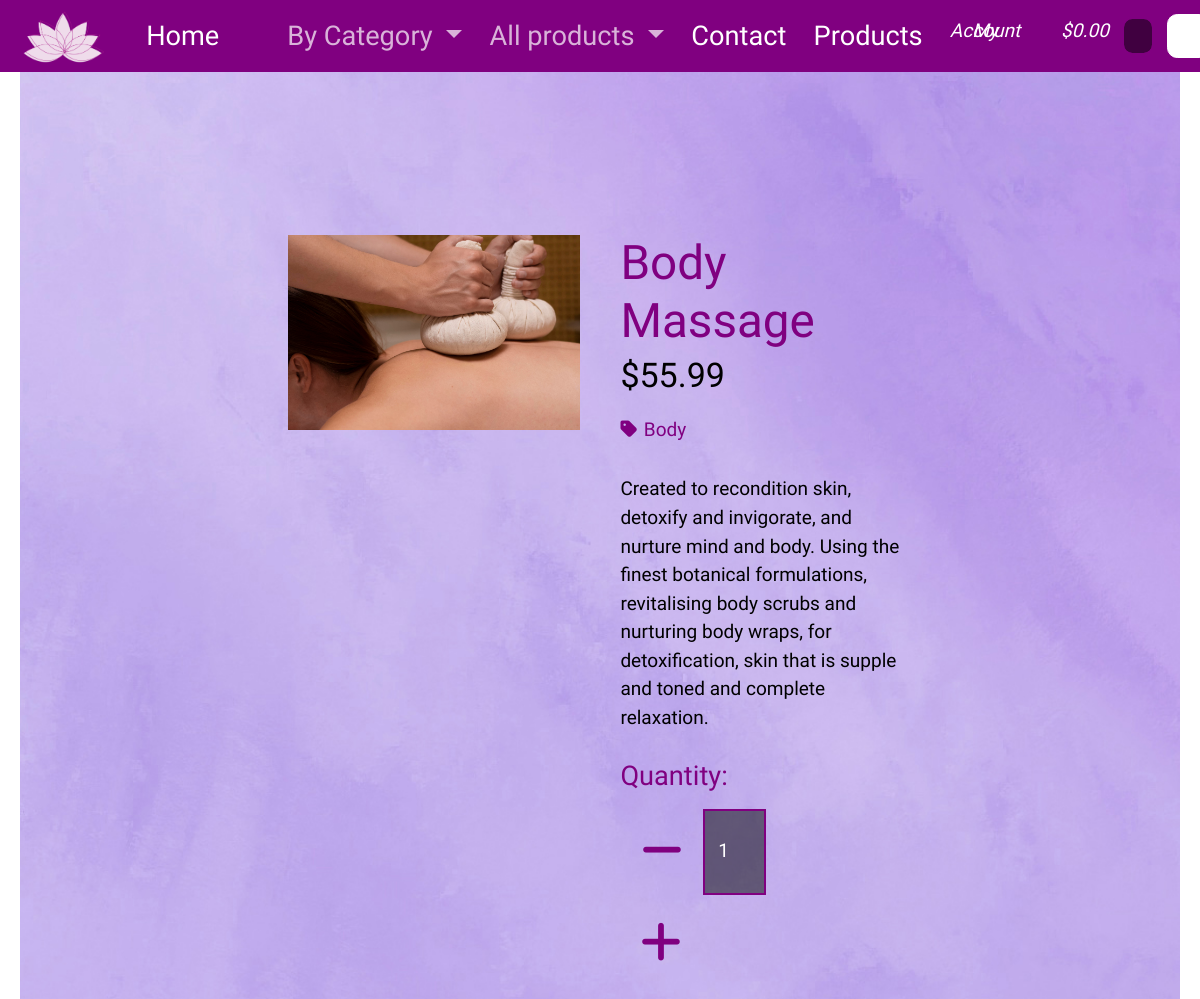
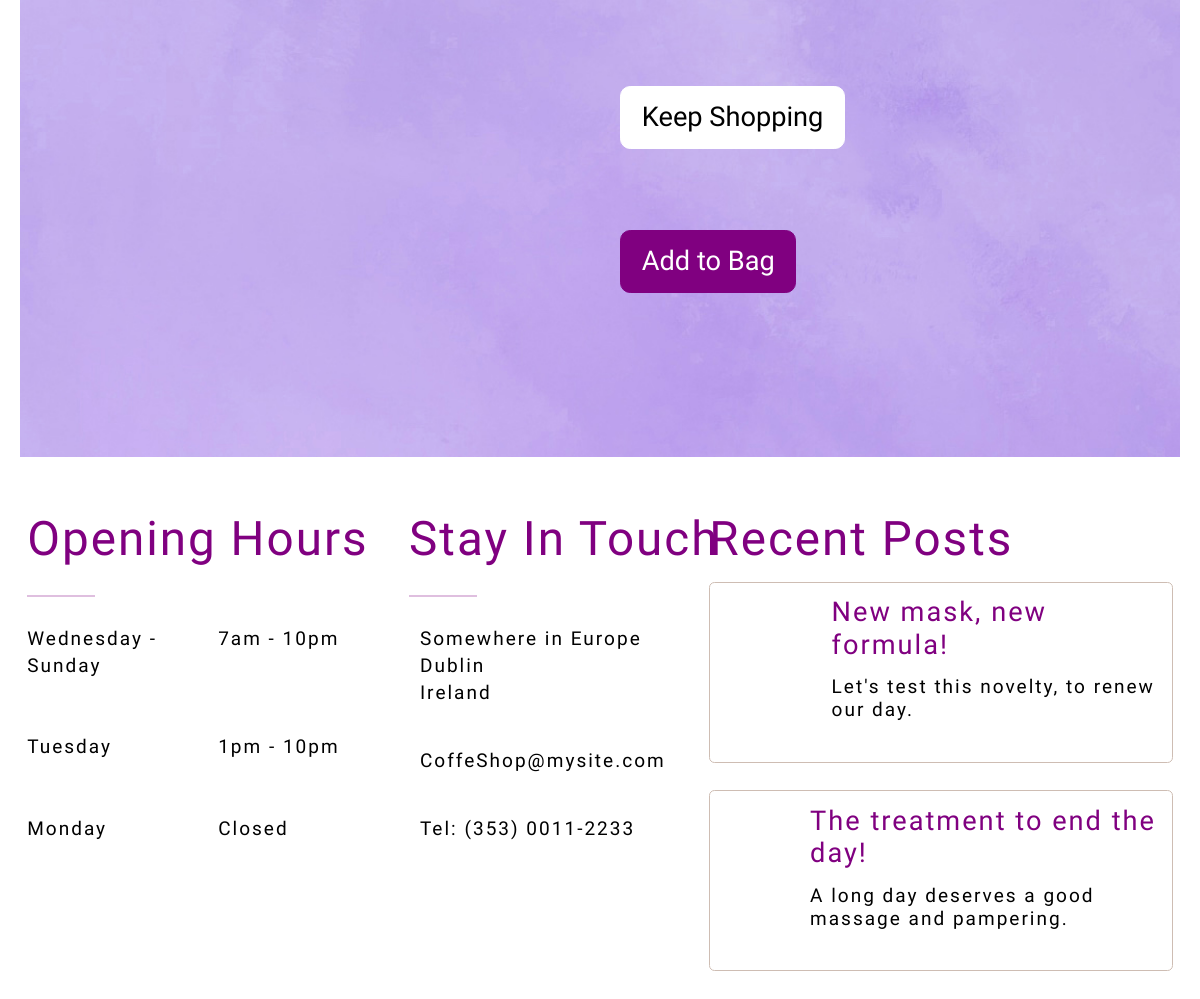
/products/1, run on the app's committed database (2 pictures, top to bottom).
### products/models.py (models this page shows, shortened)
class Product(models.Model):
    category = models.ForeignKey('Category', null=True, blank=True, on_delete=models.SET_NULL)
    sku = models.CharField(max_length=254, null=True, blank=True)
    name = models.CharField(max_length=254)
    description = models.TextField()
    price = models.DecimalField(max_digits=6, decimal_places=2)
    rating = models.DecimalField(max_digits=6, decimal_places=2, null=True, blank=True)
    image_url = models.URLField(max_length=1024, null=True, blank=True)
    image = models.ImageField(null=True, blank=True)

class Category(models.Model):
    class Meta:
        verbose_name_plural = 'Categories'
    name = models.CharField(max_length=254)
    friendly_name = models.CharField(max_length=254, null=True, blank=True)

### products/views.py (the view)
# urls.py: path('<product_id>', views.product_detail, name='product_detail'),
def product_detail(request, product_id):
    product = get_object_or_404(Product, pk=product_id)
    context = {
        'product': product,
    }
    return render(request, 'products/product_detail.html', context)

### bag/contexts.py (called while the page is built, shortened)
def bag_contents(request):
    bag_items = []
    total = 0
    product_count = 0
    bag = request.session.get('bag', {})
    if total < settings.FREE_DELIVERY_THRESHOLD:
        delivery = total * Decimal(settings.STANDARD_DELIVERY_PERCENTAGE / 100)
        free_delivery_delta = settings.FREE_DELIVERY_THRESHOLD - total
    else:
        delivery = 0
        free_delivery_delta = 0
    grand_total = delivery + total
    context = {
        'bag_items': bag_items,
        'total': total,
        'product_count': product_count,
        'delivery': delivery,
        'free_delivery_delta': free_delivery_delta,
        'free_delivery_threshold': settings.FREE_DELIVERY_THRESHOLD,
        'grand_total': grand_total,
    }
    return context

### products/templates/products/product_detail.html (shortened to what this page needs)
{% extends "base.html" %}
{% load static %}
{% block content %}
    <div class="container-fluid">
        <div class="row">
            <div class="col-12 col-md-6 col-lg-4 offset-lg-2">
                <div class="image-container my-5">
                    {% if product.image %}
                        <a href="{{ product.image.url }}" target="_blank">
                            <img class="card-img-top img-fluid" src="{{ product.image.url }}" alt="{{ product.name }}">
                        </a>
                        {% else %}
                        <a href="">
                            <img class="card-img-top img-fluid" src="{{ MEDIA_URL }}noimage.png" alt="{{ product.name }}">
                        </a>
                    {% endif %}
                </div>
            </div>
            <div class="col-12 col-md-6 col-lg-4">
                <div class="product-details-container mb-5 mt-md-5">
                    <h3 class="mb-0">{{ product.name }}</h3>
                    <p class="lead mb-0 text-left font-weight-bold">${{ product.price }}</p>
                    {% if product.category %}
                    <div class="mt-1 mb-0 fs-6">
                        <a href="{% url 'products' %}?category={{ product.category.name }}" style=" font-size:0.7rem;"><i class="fas fa-tag me-1" style=" font-size:0.7rem;"></i>{{ product.category.friendly_name }}</a>
                    </div>
                    {% endif %}
                    <p class="mt-3">{{ product.description }}</p>
                    <form class="form" action="{% url 'add_to_bag' product.id %}" method="POST">
                        <div class="form-row">
                            <div class="col-12">
                                <h6 class="mt-3">Quantity:<h6>
                                <div class="form-group w-50">
                                    <div class="input-group">
                                        <div class="input-group-prepend">
                                            <button class="decrement-qty btn"
                                                data-item_id="{{ product.id }}" id="decrement-qty_{{ product.id }}">
                                                <span class="icon">
                                                    <i class="fas fa-minus"></i>
                                                </span>
                                            </button>
                                        </div>
                                        <input class="form-control qty_input" type="number"
                                            name="quantity" value="1" min="1" max="99"
                                            data-item_id="{{ product.id }}"
                                            id="id_qty_{{ product.id }}">
                                        <div class="input-group-append">
                                            <button class="increment-qty btn"
                                                data-item_id="{{ product.id }}" id="increment-qty_{{ product.id }}">
                                                <span class="icon">
                                                    <i class="fas fa-plus"></i>
                                                </span>
                                            </button>
                                        </div>
                                    </div>
                                </div>
                            </div>
                            <a href="{% url 'products' %}" class="btn btn-secondary mt-5">Keep Shopping</a>
                            <input type="submit" class="btn btn-primary mt-5" value="Add to Bag">
                        </div>
                    </form>
                </div>
            </div>
        </div>
    </div>
{% endblock %}

### templates/base.html (shortened to what this page needs)
{% load static %}
<!DOCTYPE html>
<html lang="en">
    <head>
        {% block corecss %}
            <link rel="stylesheet" href="{% static 'sass/node_modules/bootstrap/dist/css/bootstrap.css' %}">
            <link rel="stylesheet" href="{% static 'sass/style.css' %}">
            <link rel="stylesheet" href="{% static 'css/base.css' %}">
            <link rel="stylesheet" href="https://maxst.icons8.com/vue-static/landings/line-awesome/line-awesome/1.3.0/css/line-awesome.min.css">
        {% endblock %}
    </head>
    <body>
        {% block navbar %}
            <nav class="navbar navbar-expand-lg bg-light bg-primary sticky-top">
                <div class="container-fluid">
                    <a class="navbar-brand" href="/"><img src="../../../static/Pictures/Logo2.png" alt=""></a>
                    <div class="collapse navbar-collapse" id="navbarSupportedContent">
                        <ul class="navbar-nav me-auto m-0">
                            <li class="nav-item"><a class="nav-link active" aria-current="page" href="/">Home</a></li>
                            {% include 'includes/main-nav.html' %}
                            <li class="nav-item"><a class="nav-link active" href="#Contact">Contact</a></li>
                            <li class="nav-item"><a class="nav-link active" href="/products">Products</a></li>
                        </ul>
                        <ul class="navbar-nav me-auto m-0">
                            <li class="list-inline-item dropdown">
                                <a class="nav-link" href="#" id="user-options" href="#" role="button" data-bs-toggle="dropdown" aria-haspopup="true" aria-expanded="false">
                                    <div class="text-center" style="line-height: 0rem; transform: translateY(0.3rem);">
                                        <i class="las la-user-circle text-secondary"><p class="text-secondary">My Account</p></i>
                                    </div>
                                </a>
                            </li>
                            <li class="list-inline-item">
                                <a class="{% if grand_total %}text-info font-weight-bold{% else %}text-black{% endif %} nav-link" href="{% url 'view_bag' %}">
                                    <div class="text-center" style="line-height: 0rem; transform: translateY(0.3rem);">
                                        <i class="las la-shopping-bag text-secondary">
                                            <p class="text-secondary">
                                                {% if grand_total %}
                                                    ${{ grand_total|floatformat:2 }}
                                                {% else %}
                                                    $0.00
                                                {% endif %}
                                            </p>
                                        </i>
                                    </div>
                                </a>
                            </li>
                        </ul>
                        <form method="GET" action="{% url 'products' %}" class="d-flex" role="search">
                            <input class="form-control me-2" type="search" placeholder="Search" name="q">
                            <button class="btn btn-secondary" type="submit"></button>
                        </form>
                    </div>
                </div>
            </nav>
        {% endblock %}
        {% block content %}
        {% endblock %}
        {% block footer %}
            <div class="footer">
                <div class="grid-footer">
                    <div class="margin-footer">
                        <h3>Opening Hours</h3>
                        <hr>
                        <div><p>Wednesday - Sunday</p><p>7am - 10pm</p></div>
                        <div><p>Tuesday</p><p>1pm - 10pm</p></div>
                        <div><p>Monday</p><p>Closed</p></div>
                    </div>
                    <div class="p-info-font">
                        <h3>Stay In Touch</h3>
                        <hr>
                        <a href="#"><p>Somewhere in Europe<br>Dublin<br>Ireland</p></a>
                        <a href="#"><p>CoffeShop@mysite.com</p></a>
                        <a href="#"><p>Tel: (353) 0011-2233</p></a>
                    </div>
                    <div class="post">
                        <h3>Recent Posts</h3>
                        <ul>
                            <div class="img-new style-new f"></div>
                            <li><h6>New mask, new formula!</h6><p>Let's test this novelty, to renew our day.</p></li>
                        </ul>
                        <ul>
                            <div class="img-new0 style-new"></div>
                            <li><h6>The treatment to end the day!</h6><p>A long day deserves a good massage and pampering.</p></li>
                        </ul>
                    </div>
                </div>
            </div>
        {% endblock %}
    </body>
</html>

### templates/includes/main-nav.html (shortened to what this page needs)
<li class="nav-item dropdown">
    <a class="nav-link dropdown-toggle" href="#" role="button" id="all-products-link" data-bs-toggle="dropdown" aria-haspopup="true" aria-expanded="false">
        By Category
    </a>
</li>
<li class="nav-item dropdown">
    <a class="nav-link dropdown-toggle" href="#" role="button" id="all-products-link" data-bs-toggle="dropdown" aria-haspopup="true" aria-expanded="false">
        All products
    </a>
</li>

### static/css/base.css (style rules this page uses)
* { color: purple; font-size: 1.7rem; padding: 0; margin: 0; font-family: 'Julius Sans One', sans-serif; }
p { font-size: 0.7rem; font-family: 'Mali', cursive; color: black; }
a { text-decoration: none; }
.navbar { padding: 0rem; }
.navbar-brand img { height: 2rem; }
.navbar-nav a { font-size: 1rem; }
.row { padding: 3rem 3rem; background-image: url(../Pictures/background-purple.jpg); background-size: cover; background-repeat: no-repeat; background-attachment: fixed; margin: 0; }
.form-control { padding: 0.1rem 0.5rem; margin: 0.1rem 0; border: solid 2px purple; cursor: text; font-family: 'Mali', cursive; font-size: 0.7rem; color: white; background-color: rgba(0, 0, 0, 0.5); }
.form-control::placeholder { color: white; }
.footer hr { display: block; width: 2.5rem; overflow: hidden; border-style: solid; border-width: 1px; }
.footer { line-height: 1rem; letter-spacing: 2px; padding: 2rem 1rem; }
.grid-footer { display: grid; grid-template-columns: repeat(3,1fr); }
.margin-footer div { display: grid; grid-template-columns: repeat(2,1fr); margin-top: 1rem; }
.p-info-font a { display: flex; margin-bottom: 0.5rem; }
.post { margin-left: -3rem; }
.post ul { display: flex; border: solid 1px rgb(206, 189, 179); border-radius: 0.2rem; line-height: normal; }
.img-new { background-image: url(../../static/Pictures/footer/elite.jpg); }
.img-new0 { background-image: url(../../static/Pictures/footer/jacuzzi.jpg); }
.style-new { display: flex; width: 5rem; height: auto; margin-left: -2rem; border-radius: 0.2rem; background-position: center; background-size: cover; background-repeat: no-repeat; }
.post li { display: block; padding: 0.5rem; }

### data on the page
Product: image (picture), name "Body Massage", price "55.99", category.friendly_name "Body", description "Created to recondition skin, detoxify and invigorate, and nurture mind and body. Using the finest botanical formulations, revitalising body scrubs and nurturing body wraps, for detoxification, skin that is supple and toned and complete relaxation.", quantity "1"
